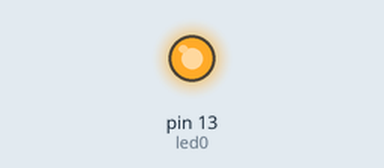
This sketch was run on a simulated Arduino Uno, built with avr-gcc and run on an emulated ATmega328P. Shown: output pins drawn as LEDs (lit = HIGH).

Above: at 0.1 s.
At 29.6 s:
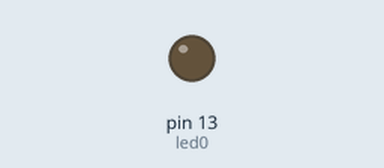
Timing chart, 0 to 31.1 s (numbered marks = the images above):
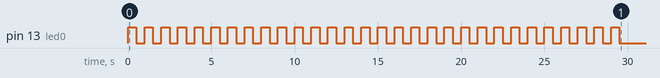

The sketch:

ex7.ino
```cpp
/**********************************************************************************
**                                                                               **
**                               Math Is Fun                                     **
**                                                                               **
**    adam el aloua moujahad                               13/02/23              **
**********************************************************************************/
//********** Includes *************************************************************
//********** Variables ************************************************************
const byte led0 = 13;          // donar nom al pin 13 de l’Arduino

//********** Setup ****************************************************************
void setup()
{
  pinMode(led0, OUTPUT);     // definir el pin 13 com una sortida

  digitalWrite(led0, HIGH);    // posar a 5V el pin 13
  delay(500);                  // es queden leds 500ms encesos
  digitalWrite(led0, LOW);     // posar a 0V el pin 13
  delay(500);                  // es queden leds 500ms apagats
  digitalWrite(led0, HIGH);    // posar a 5V el pin 13
  delay(500);                  // es queden leds 500ms encesos
  digitalWrite(led0, LOW);     // posar a 0V el pin 13
  delay(500);                  // es queden leds 500ms apagats
  digitalWrite(led0, HIGH);    // posar a 5V el pin 13
  delay(500);                  // es queden leds 500ms encesos
  digitalWrite(led0, LOW);     // posar a 0V el pin 13
  delay(500);                  // es queden leds 500ms apagats
  digitalWrite(led0, HIGH);    // posar a 5V el pin 13
  delay(500);                  // es queden leds 500ms encesos
  digitalWrite(led0, LOW);     // posar a 0V el pin 13
  delay(500);                  // es queden leds 500ms apagats
  digitalWrite(led0, HIGH);    // posar a 5V el pin 13
  delay(500);                  // es queden leds 500ms encesos
  digitalWrite(led0, LOW);     // posar a 0V el pin 13
  delay(500);                  // es queden leds 500ms apagats
  digitalWrite(led0, HIGH);    // posar a 5V el pin 13
  delay(500);                  // es queden leds 500ms encesos
  digitalWrite(led0, LOW);     // posar a 0V el pin 13
  delay(500);                  // es queden leds 500ms apagats
  digitalWrite(led0, HIGH);    // posar a 5V el pin 13
  delay(500);                  // es queden leds 500ms encesos
  digitalWrite(led0, LOW);     // posar a 0V el pin 13
  delay(500);                  // es queden leds 500ms apagats
  digitalWrite(led0, HIGH);    // posar a 5V el pin 13
  delay(500);                  // es queden leds 500ms encesos
  digitalWrite(led0, LOW);     // posar a 0V el pin 13
  delay(500);                  // es queden leds 500ms apagats
  digitalWrite(led0, HIGH);    // posar a 5V el pin 13
  delay(500);                  // es queden leds 500ms encesos
  digitalWrite(led0, LOW);     // posar a 0V el pin 13
  delay(500);                  // es queden leds 500ms apagats
  digitalWrite(led0, HIGH);    // posar a 5V el pin 13
  delay(500);                  // es queden leds 500ms encesos
  digitalWrite(led0, LOW);     // posar a 0V el pin 13
  delay(500);                  // es queden leds 500ms apagats
  digitalWrite(led0, HIGH);    // posar a 5V el pin 13
  delay(500);                  // es queden leds 500ms encesos
  digitalWrite(led0, LOW);     // posar a 0V el pin 13
  delay(500);                  // es queden leds 500ms apagats
  digitalWrite(led0, HIGH);    // posar a 5V el pin 13
  delay(500);                  // es queden leds 500ms encesos
  digitalWrite(led0, LOW);     // posar a 0V el pin 13
  delay(500);                  // es queden leds 500ms apagats
  digitalWrite(led0, HIGH);    // posar a 5V el pin 13
  delay(500);                  // es queden leds 500ms encesos
  digitalWrite(led0, LOW);     // posar a 0V el pin 13
  delay(500);                  // es queden leds 500ms apagats
  digitalWrite(led0, HIGH);    // posar a 5V el pin 13
  delay(500);                  // es queden leds 500ms encesos
  digitalWrite(led0, LOW);     // posar a 0V el pin 13
  delay(500);                  // es queden leds 500ms apagats
  digitalWrite(led0, HIGH);    // posar a 5V el pin 13
  delay(500);                  // es queden leds 500ms encesos
  digitalWrite(led0, LOW);     // posar a 0V el pin 13
  delay(500);                  // es queden leds 500ms apagats
  digitalWrite(led0, HIGH);    // posar a 5V el pin 13
  delay(500);                  // es queden leds 500ms encesos
  digitalWrite(led0, LOW);     // posar a 0V el pin 13
  delay(500);                  // es queden leds 500ms apagats
  digitalWrite(led0, HIGH);    // posar a 5V el pin 13
  delay(500);                  // es queden leds 500ms encesos
  digitalWrite(led0, LOW);     // posar a 0V el pin 13
  delay(500);                  // es queden leds 500ms apagats
  digitalWrite(led0, HIGH);    // posar a 5V el pin 13
  delay(500);                  // es queden leds 500ms encesos
  digitalWrite(led0, LOW);     // posar a 0V el pin 13
  delay(500);                  // es queden leds 500ms apagats
  digitalWrite(led0, HIGH);    // posar a 5V el pin 13
  delay(500);                  // es queden leds 500ms encesos
  digitalWrite(led0, LOW);     // posar a 0V el pin 13
  delay(500);                  // es queden leds 500ms apagats
  digitalWrite(led0, HIGH);    // posar a 5V el pin 13
  delay(500);                  // es queden leds 500ms encesos
  digitalWrite(led0, LOW);     // posar a 0V el pin 13
  delay(500);                  // es queden leds 500ms apagats
  digitalWrite(led0, HIGH);    // posar a 5V el pin 13
  delay(500);                  // es queden leds 500ms encesos
  digitalWrite(led0, LOW);     // posar a 0V el pin 13
  delay(500);                  // es queden leds 500ms apagats
  digitalWrite(led0, HIGH);    // posar a 5V el pin 13
  delay(500);                  // es queden leds 500ms encesos
  digitalWrite(led0, LOW);     // posar a 0V el pin 13
  delay(500);                  // es queden leds 500ms apagats
  digitalWrite(led0, HIGH);    // posar a 5V el pin 13
  delay(500);                  // es queden leds 500ms encesos
  digitalWrite(led0, LOW);     // posar a 0V el pin 13
  delay(500);                  // es queden leds 500ms apagats
  digitalWrite(led0, HIGH);    // posar a 5V el pin 13
  delay(500);                  // es queden leds 500ms encesos
  digitalWrite(led0, LOW);     // posar a 0V el pin 13
  delay(500);                  // es queden leds 500ms apagats
  digitalWrite(led0, HIGH);    // posar a 5V el pin 13
  delay(500);                  // es queden leds 500ms encesos
  digitalWrite(led0, LOW);     // posar a 0V el pin 13
  delay(500);                  // es queden leds 500ms apagats
  digitalWrite(led0, HIGH);    // posar a 5V el pin 13
  delay(500);                  // es queden leds 500ms encesos
  digitalWrite(led0, LOW);     // posar a 0V el pin 13
  delay(500);                  // es queden leds 500ms apagats
  digitalWrite(led0, HIGH);    // posar a 5V el pin 13
  delay(500);                  // es queden leds 500ms encesos
  digitalWrite(led0, LOW);     // posar a 0V el pin 13
  delay(500);                  // es queden leds 500ms apagats
  digitalWrite(led0, HIGH);    // posar a 5V el pin 13
  delay(500);                  // es queden leds 500ms encesos
  digitalWrite(led0, LOW);     // posar a 0V el pin 13
  delay(500);                  // es queden leds 500ms apagats
  digitalWrite(led0, HIGH);    // posar a 5V el pin 13
  delay(500);                  // es queden leds 500ms encesos
  digitalWrite(led0, LOW);     // posar a 0V el pin 13
  delay(500);                  // es queden leds 500ms apagats
  digitalWrite(led0, HIGH);    // posar a 5V el pin 13
  delay(500);                  // es queden leds 500ms encesos
  digitalWrite(led0, LOW);     // posar a 0V el pin 13
  delay(500);                  // es queden leds 500ms apagats
}

//********** Loop *****************************************************************
void loop()
{

}

//********** Funcions *************************************************************
```
